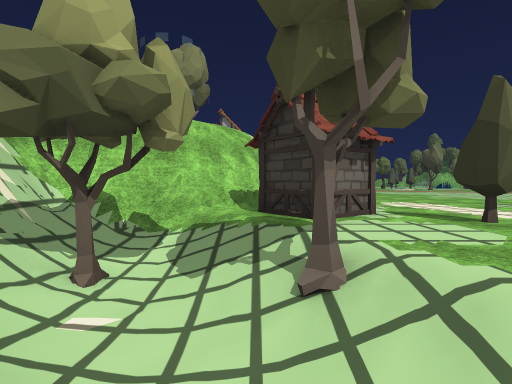
View 1 (above)

16 first-person views from a walk through a scene from a Unity 3-D project. The camera is 1.5 m above the floor, tilts 2° down and sees 85° across. The floor is counted in squares, 2 m on a side. Each view is taken from the middle of a square. On the plan, view 1 faces up. The plan holds only what a view shows up to about 10 squares ahead; the rest is blank. The place goes on beyond the plan. Some animated figures are left out. Some surface patterns are stand-ins.

View 2
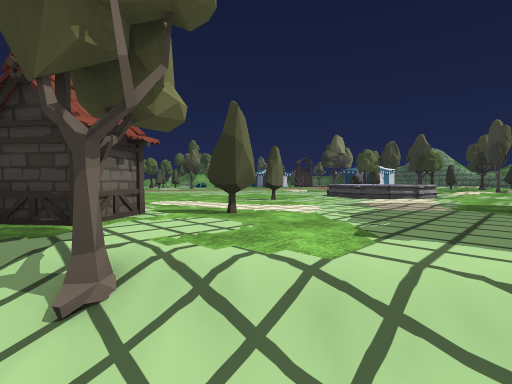

View 3
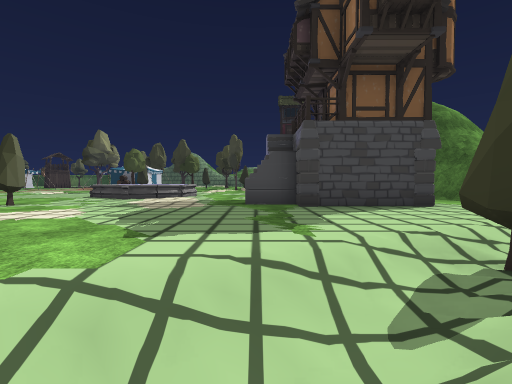

View 4
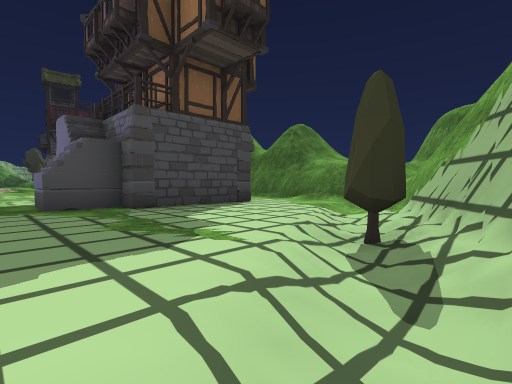

View 5
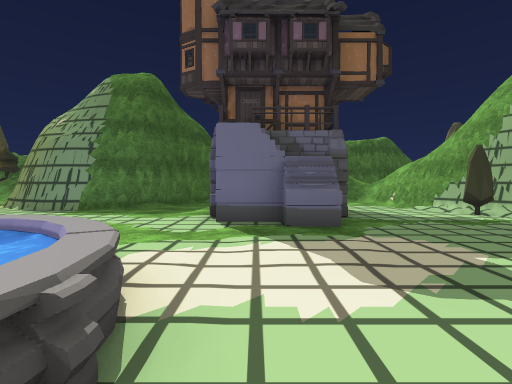

View 6
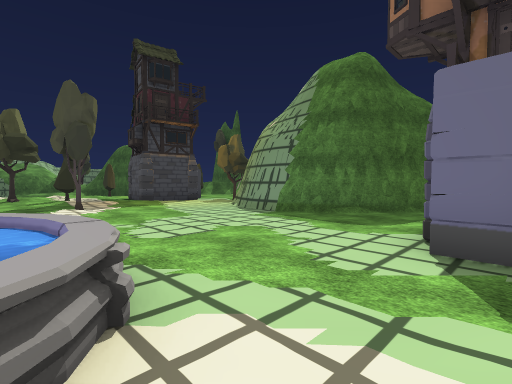

View 7
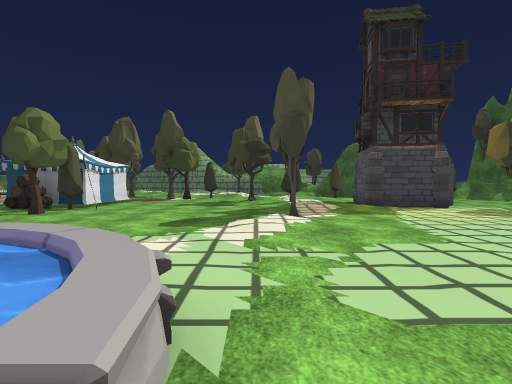

View 8
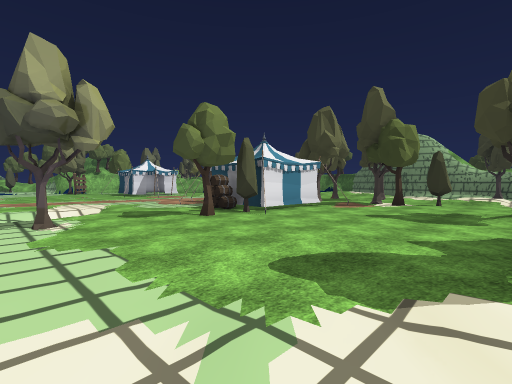

View 9
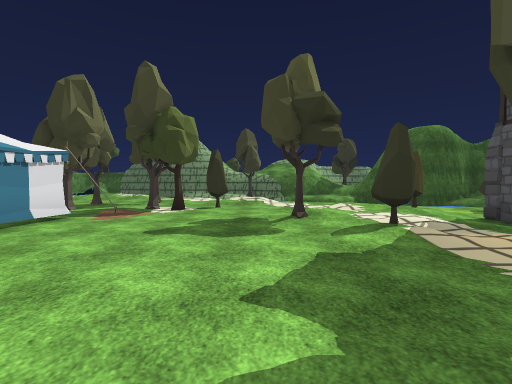

View 10
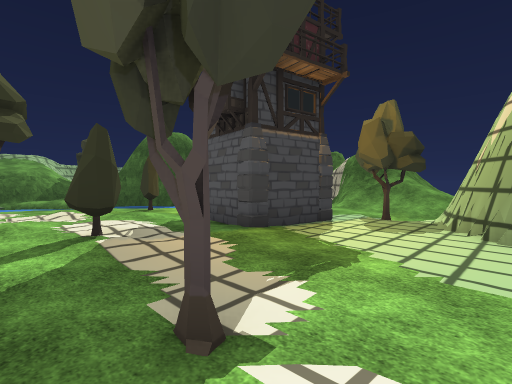

View 11
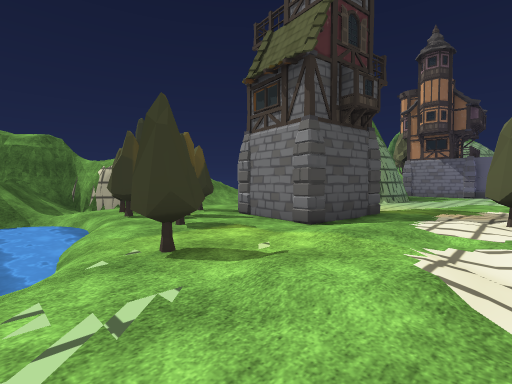

View 12
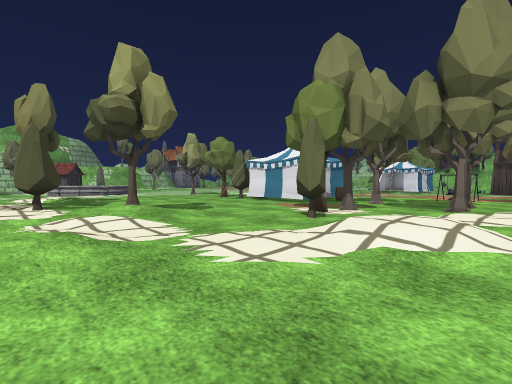

View 13
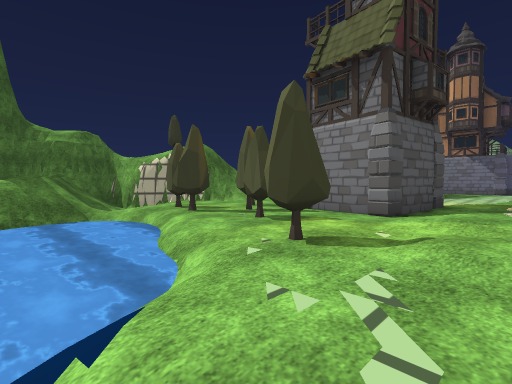

View 14
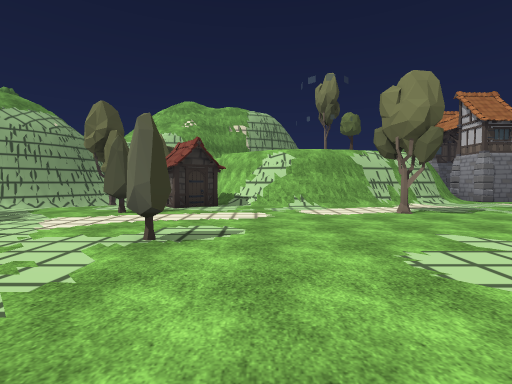

View 15
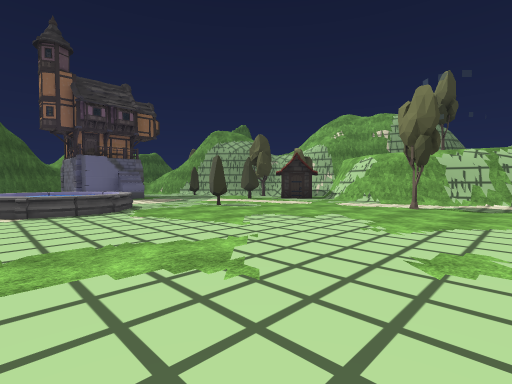

View 16
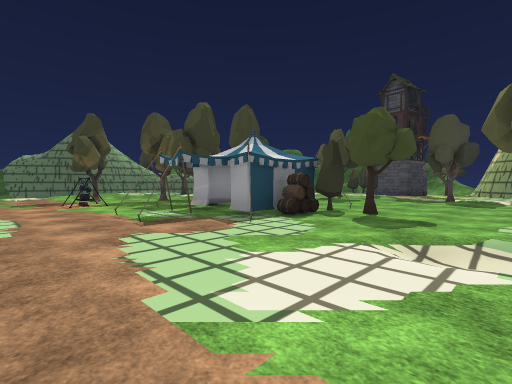

### Floor plan
Key: @ floor where view 1 was taken; # wall or solid block; . main floor; : floor 0.25 m higher than the main floor; + floor 0.5 m higher than the main floor; / step, stairs or slope; = window, fence, low wall or low ledge; ≈ water the walk keeps out of; T tree; H house; B barrelstack; S stove; O other object.
Columns run from 3 left of view 1 to 26 right of it. Each row starts with its distance up from view 1.
 14    /...          ..........
 13    #............ .............
 12    #/........... .......#..S..
 11    #/.T..........//...#......T
 10    ##...........///..##.#....
  9     #............/...B..O...T
  8    ##............T...T..#.T..
  7    #/...............TT###...T.
  6  ###.....T................T./.
  5 ##/O#O......= ≈=..........T./:
  4 #///O.T.....≈  ≈..........T///
  3 #T//........=≈≈=.........../+/
  2  ///T............/:/...T//..//
  1   ///..............T./T.///../
  0    @//....H...........////:///
 -1    #//...HHHH..........////../
 -2    ##T/..H  H.........HH..TT/≈
 -3     ##/..H  H..####...##.../≈≈
 -4     ##//..H  .##  ##...H.T.≈≈≈
 -5     ###/.... ##    #/T..TT/≈≈≈
 -6       = ==###       //...T/≈≈≈
 -7           #         ////../≈≈≈
 -8                     // ##////
 -9                         ##///
-10       ##                 #=/
-11        #                 ####
-12                           #

Positions as (right, up) in squares from view 1, and headings:
1: (0, 0), facing up
2: (0, 0), facing up-right
3: (0, 0), facing right
4: (1, 1), facing down-right
5: (8, 5), facing down
6: (8, 3), facing down-right
7: (10, 2), facing right
8: (13, 2), facing up-right
9: (15, 3), facing right
10: (15, 2), facing down-right
11: (25, 1), facing down-left
12: (26, 0), facing up-left
13: (26, 0), facing down-left
14: (10, 7), facing left
15: (12, 13), facing down-left
16: (14, 14), facing down-right
